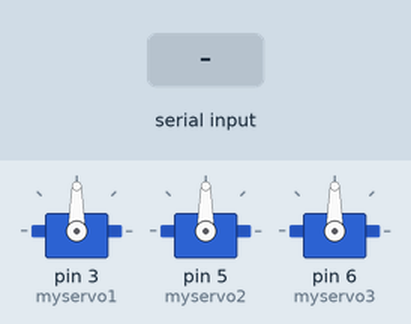
Recording of a sketch running on a simulated Arduino Uno, built with avr-gcc and run on an emulated ATmega328P. Parts: 3 × servo. The test bench sets the inputs (shaded band).

Above: at 1.2 s.
1.3 s: "1" received over Serial
At 1.78 s:
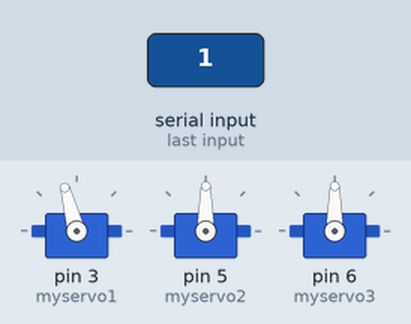
At 2.38 s:
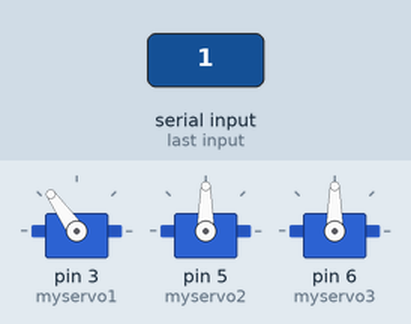
Timing chart, 0 to 12.1 s (numbered marks = the images above; inputs shaded):
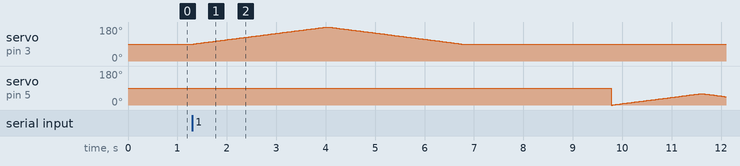

The sketch:

servo1.ino
```cpp
#include <Servo.h>

Servo myservo1,myservo2,myservo3;  // create servo object to control a servo
// twelve servo objects can be created on most boards

int pos = 0;
char n; // variable to store the servo position

void setup() {
  myservo1.attach(3);
  myservo2.attach(5);
  myservo3.attach(6);// attaches the servo on pin 9 to the servo object
  Serial.begin(9600);


}


void loop()
{
  if (Serial.available() > 0) {    // is a character available?
    n = Serial.read();

    if (n == '1')
    {
      for (pos = 90; pos <= 180; pos += 1) { // goes from 0 degrees to 180 degrees
    // in steps of 1 degree
    myservo1.write(pos);              // tell servo to go to position in variable 'pos'
    delay(30);                       // waits 15ms for the servo to reach the position
  }
  for (pos = 180; pos >= 90; pos -= 1) { // goes from 180 degrees to 0 degrees
    myservo1.write(pos);              // tell servo to go to position in variable 'pos'
    delay(30);                       // waits 15ms for the servo to reach the position
  }


 delay(3000);


  for (pos = 0; pos <= 60; pos += 1) { // goes from 0 degrees to 180 degrees
    // in steps of 1 degree
    myservo2.write(pos);              // tell servo to go to position in variable 'pos'
    delay(30);                       // waits 15ms for the servo to reach the position
  }

  for (pos = 60; pos >= 0; pos -= 1) { // goes from 180 degrees to 0 degrees
    myservo2.write(pos);              // tell servo to go to position in variable 'pos'
    delay(30);                       // waits 15ms for the servo to reach the position
  }

 delay(3000);

 for (pos = 120; pos <= 180; pos += 1) { // goes from 0 degrees to 180 degrees
    // in steps of 1 degree
    myservo3.write(pos);              // tell servo to go to position in variable 'pos'
    delay(30);                       // waits 15ms for the servo to reach the position
  }

  for (pos = 180; pos >= 120; pos -= 1) { // goes from 180 degrees to 0 degrees
    myservo3.write(pos);              // tell servo to go to position in variable 'pos'
    delay(30);                       // waits 15ms for the servo to reach the position
  }
  delay(2000);
   }
}
}
```

Measured:
- after the input at 1.3 s, servo on pin 3 (myservo1): rises from 90° to 180° in 2.7 s, then falls to 90° in 2.7 s
